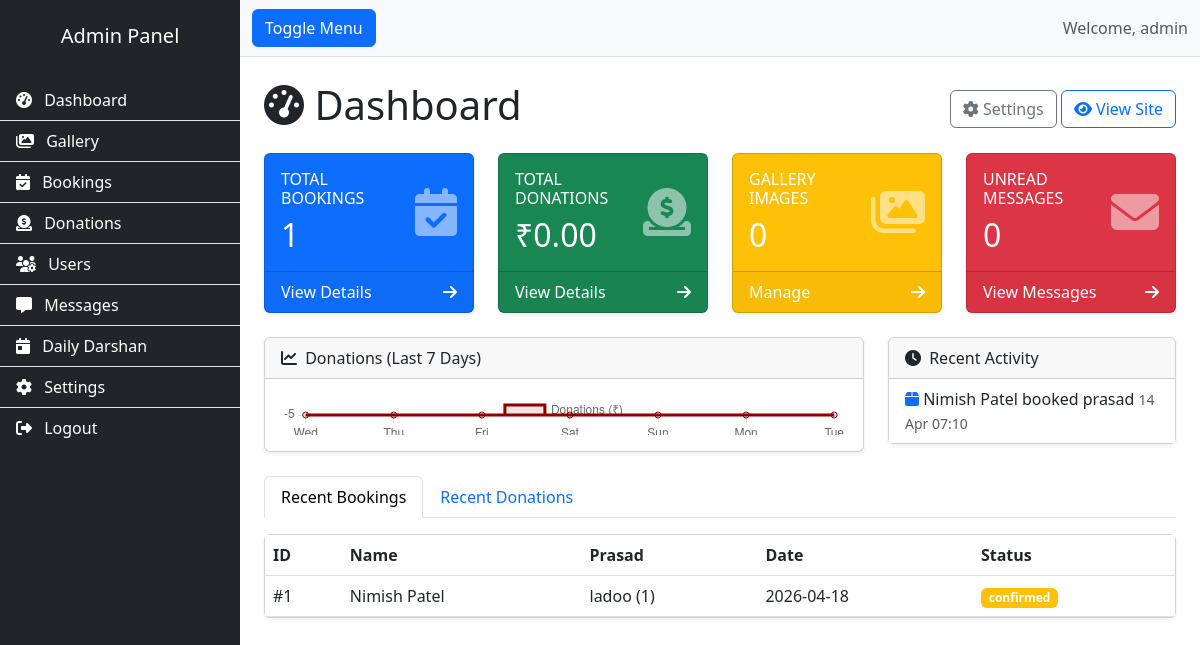
The app's page /admin (signed in), older data.
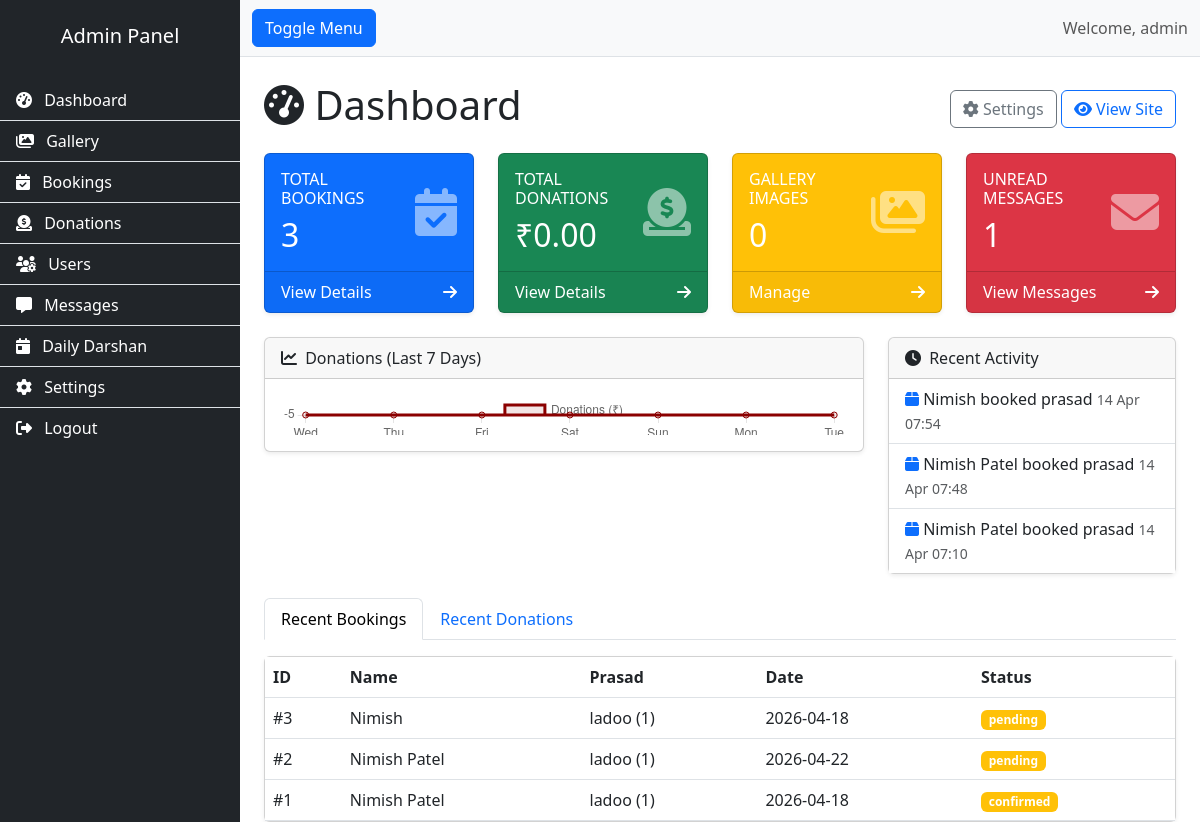
The same page, newer data.
### app.py (models this page shows, shortened)
class User(UserMixin, db.Model):
    id = db.Column(db.Integer, primary_key=True)
    username = db.Column(db.String(80), unique=True, nullable=False)
    email = db.Column(db.String(120), unique=True, nullable=False)
    password_hash = db.Column(db.String(200), nullable=False)
    full_name = db.Column(db.String(100))
    phone = db.Column(db.String(20))
    role = db.Column(db.String(20), default='user')  # 'admin', 'user', 'darshan_manager'
    created_at = db.Column(db.DateTime, default=lambda: datetime.now(timezone.utc))
    bookings = db.relationship('PrasadBooking', backref='user', lazy=True)
    donations = db.relationship('Donation', backref='user', lazy=True)
    @property
    def is_admin(self):
        return self.role == 'admin'

class PrasadBooking(db.Model):
    id = db.Column(db.Integer, primary_key=True)
    user_id = db.Column(db.Integer, db.ForeignKey('user.id'), nullable=True)
    name = db.Column(db.String(100), nullable=False)
    email = db.Column(db.String(120), nullable=False)
    phone = db.Column(db.String(20), nullable=False)
    prasad_type = db.Column(db.String(50), nullable=False)
    quantity = db.Column(db.Integer, default=1)
    booking_date = db.Column(db.Date, nullable=False)
    special_requests = db.Column(db.Text)
    status = db.Column(db.String(20), default='pending')
    created_at = db.Column(db.DateTime, default=lambda: datetime.now(timezone.utc))

### app.py (the view)
@app.route('/admin')
@login_required
def admin_dashboard():
    if current_user.role == 'darshan_manager':
        return redirect(url_for('admin_daily_darshan'))
    if not current_user.is_admin:
        flash('Access denied.', 'danger')
        return redirect(url_for('user_dashboard'))
    context = {
        'bookings_count': PrasadBooking.query.count(),
        'donations_count': Donation.query.count(),
        'donations_total': db.session.query(db.func.sum(Donation.amount)).filter(Donation.status=='completed').scalar() or 0,
        'gallery_count': GalleryImage.query.count(),
        'messages_count': ContactMessage.query.filter_by(is_read=False).count(),
        'recent_bookings': PrasadBooking.query.order_by(PrasadBooking.created_at.desc()).limit(5).all(),
        'recent_donations': Donation.query.order_by(Donation.created_at.desc()).limit(5).all(),
        'recent_messages': ContactMessage.query.order_by(ContactMessage.created_at.desc()).limit(5).all()
    }
    return render_template('admin/dashboard.html', **context)

### app.py (called while the page is built)
@login_manager.user_loader
def load_user(user_id):
    return User.query.get(int(user_id))

@app.context_processor
def inject_globals():
    try:
        settings = SiteSettings.get_settings()
    except:
        settings = None
    return {
        'settings': settings,
        'get_today_darshan': DailyDarshan.get_today_darshan,
        'now': lambda: datetime.now(timezone.utc)
    }

    @staticmethod
    def get_settings():
        settings = SiteSettings.query.first()
        if not settings:
            settings = SiteSettings()
            db.session.add(settings)
            db.session.commit()
        return settings

### templates/admin/dashboard.html (shortened to what this page needs)
{% extends "admin/layout.html" %}
{% block extra_css %}
<link rel="stylesheet" href="https://cdn.datatables.net/1.13.6/css/dataTables.bootstrap5.min.css">
{% endblock %}
{% block content %}
<div class="d-flex justify-content-between align-items-center mt-4">
    <h1><i class="fas fa-tachometer-alt"></i> Dashboard</h1>
    <div>
        <a href="{{ url_for('admin_settings') }}" class="btn btn-outline-secondary"><i class="fas fa-cog"></i> Settings</a>
        <a href="{{ url_for('home') }}" target="_blank" class="btn btn-outline-primary"><i class="fas fa-eye"></i> View Site</a>
    </div>
</div>
<div class="row mt-3">
    <div class="col-xl-3 col-md-6">
        <div class="card bg-primary text-white mb-4 shadow-sm">
            <div class="card-body">
                <div class="d-flex justify-content-between align-items-center">
                    <div>
                        <h6 class="text-uppercase">Total Bookings</h6>
                        <h2 class="mb-0">{{ bookings_count }}</h2>
                    </div>
                    <i class="fas fa-calendar-check fa-3x opacity-50"></i>
                </div>
            </div>
            <div class="card-footer d-flex align-items-center justify-content-between">
                <a href="{{ url_for('admin_bookings') }}" class="text-white text-decoration-none">View Details</a>
                <i class="fas fa-arrow-right text-white"></i>
            </div>
        </div>
    </div>
    <div class="col-xl-3 col-md-6">
        <div class="card bg-success text-white mb-4 shadow-sm">
            <div class="card-body">
                <div class="d-flex justify-content-between align-items-center">
                    <div>
                        <h6 class="text-uppercase">Total Donations</h6>
                        <h2 class="mb-0">₹{{ "%.2f"|format(donations_total) }}</h2>
                    </div>
                    <i class="fas fa-donate fa-3x opacity-50"></i>
                </div>
            </div>
            <div class="card-footer d-flex align-items-center justify-content-between">
                <a href="{{ url_for('admin_donations') }}" class="text-white text-decoration-none">View Details</a>
                <i class="fas fa-arrow-right text-white"></i>
            </div>
        </div>
    </div>
    <div class="col-xl-3 col-md-6">
        <div class="card bg-warning text-white mb-4 shadow-sm">
            <div class="card-body">
                <div class="d-flex justify-content-between align-items-center">
                    <div>
                        <h6 class="text-uppercase">Gallery Images</h6>
                        <h2 class="mb-0">{{ gallery_count }}</h2>
                    </div>
                    <i class="fas fa-images fa-3x opacity-50"></i>
                </div>
            </div>
            <div class="card-footer d-flex align-items-center justify-content-between">
                <a href="{{ url_for('admin_gallery') }}" class="text-white text-decoration-none">Manage</a>
                <i class="fas fa-arrow-right text-white"></i>
            </div>
        </div>
    </div>
    <div class="col-xl-3 col-md-6">
        <div class="card bg-danger text-white mb-4 shadow-sm">
            <div class="card-body">
                <div class="d-flex justify-content-between align-items-center">
                    <div>
                        <h6 class="text-uppercase">Unread Messages</h6>
                        <h2 class="mb-0">{{ messages_count }}</h2>
                    </div>
                    <i class="fas fa-envelope fa-3x opacity-50"></i>
                </div>
            </div>
            <div class="card-footer d-flex align-items-center justify-content-between">
                <a href="{{ url_for('admin_contacts') }}" class="text-white text-decoration-none">View Messages</a>
                <i class="fas fa-arrow-right text-white"></i>
            </div>
        </div>
    </div>
</div>
<div class="row">
    <div class="col-lg-8">
        <div class="card mb-4 shadow-sm">
            <div class="card-header"><i class="fas fa-chart-line me-1"></i> Donations (Last 7 Days)</div>
            <div class="card-body">
                <canvas id="donationChart" width="100%" height="40"></canvas>
            </div>
        </div>
    </div>
    <div class="col-lg-4">
        <div class="card mb-4 shadow-sm">
            <div class="card-header"><i class="fas fa-clock me-1"></i> Recent Activity</div>
            <div class="card-body p-0">
                <div class="list-group list-group-flush">
                    {% for b in recent_bookings[:3] %}
                    <div class="list-group-item"><i class="fas fa-box text-primary"></i> {{ b.name }} booked prasad <small class="text-muted">{{ b.created_at.strftime('%d %b %H:%M') }}</small></div>
                    {% endfor %}
                </div>
            </div>
        </div>
    </div>
</div>
<ul class="nav nav-tabs mb-3">
    <li class="nav-item"><button class="nav-link active" data-bs-toggle="tab" data-bs-target="#recent-bookings">Recent Bookings</button></li>
    <li class="nav-item"><button class="nav-link" data-bs-toggle="tab" data-bs-target="#recent-donations">Recent Donations</button></li>
</ul>
<div class="tab-content">
    <div class="tab-pane fade show active" id="recent-bookings">
        <div class="card shadow-sm">
            <div class="card-body p-0">
                <table class="table table-hover mb-0" id="bookingsTable">
                    <thead><tr><th>ID</th><th>Name</th><th>Prasad</th><th>Date</th><th>Status</th></tr></thead>
                    <tbody>
                        {% for b in recent_bookings %}
                        <tr>
                            <td>#{{ b.id }}</td><td>{{ b.name }}</td><td>{{ b.prasad_type }} ({{ b.quantity }})</td>
                            <td>{{ b.booking_date }}</td>
                            <td><span class="badge bg-{{ 'success' if b.status=='completed' else 'warning' }}">{{ b.status }}</span></td>
                        </tr>
                        {% endfor %}
                    </tbody>
                </table>
            </div>
        </div>
    </div>
</div>
{% endblock %}
{% block extra_js %}
<script>
    // Fetch donation chart data
    fetch('/admin/donation-chart-data')
        .then(response => response.json())
        .then(data => {
            const ctx = document.getElementById('donationChart').getContext('2d');
            new Chart(ctx, {
                type: 'line',
                data: {
                    labels: data.labels,
                    datasets: [{
                        label: 'Donations (₹)',
                        data: data.data,
                        borderColor: '#8B0000',
                        backgroundColor: 'rgba(139, 0, 0, 0.1)',
                        tension: 0.3,
                        fill: true
                    }]
                },
                options: { responsive: true, maintainAspectRatio: false }
            });
        });
    // Initialize DataTable
    $(document).ready(function() {
        $('#bookingsTable').DataTable({ pageLength: 5, lengthChange: false, searching: false });
    });
</script>
{% endblock %}

### templates/admin/layout.html (shortened to what this page needs)
<!DOCTYPE html>
<html lang="en">
<head>
    <link href="https://cdn.jsdelivr.net/npm/bootstrap@5.3.0/dist/css/bootstrap.min.css" rel="stylesheet">
    <link rel="stylesheet" href="https://cdnjs.cloudflare.com/ajax/libs/font-awesome/6.4.0/css/all.min.css">
    <link rel="stylesheet" href="{{ url_for('static', filename='css/admin.css') }}">
    {% block extra_css %}{% endblock %}
</head>
<body>
    <div class="d-flex" id="wrapper">
        <div class="bg-dark text-white" id="sidebar-wrapper">
            <div class="sidebar-heading text-center py-4">
                <h5>Admin Panel</h5>
            </div>
            <div class="list-group list-group-flush">
    {% if current_user.role == 'admin' %}
        <a href="{{ url_for('admin_dashboard') }}" class="list-group-item list-group-item-action bg-dark text-white"><i class="fas fa-tachometer-alt me-2"></i> Dashboard</a>
        <a href="{{ url_for('admin_gallery') }}" class="list-group-item list-group-item-action bg-dark text-white"><i class="fas fa-images me-2"></i> Gallery</a>
        <a href="{{ url_for('admin_bookings') }}" class="list-group-item list-group-item-action bg-dark text-white"><i class="fas fa-calendar-check me-2"></i> Bookings</a>
        <a href="{{ url_for('admin_donations') }}" class="list-group-item list-group-item-action bg-dark text-white"><i class="fas fa-donate me-2"></i> Donations</a>
        <a href="{{ url_for('admin_users') }}" class="list-group-item list-group-item-action bg-dark text-white"><i class="fas fa-users-cog me-2"></i> Users</a>
        <a href="{{ url_for('admin_contacts') }}" class="list-group-item list-group-item-action bg-dark text-white"><i class="fas fa-message me-2"></i> Messages</a>
        <a href="{{ url_for('admin_daily_darshan') }}" class="list-group-item list-group-item-action bg-dark text-white"><i class="fas fa-calendar-day me-2"></i> Daily Darshan</a>
        <a href="{{ url_for('admin_settings') }}" class="list-group-item list-group-item-action bg-dark text-white"><i class="fas fa-cog me-2"></i> Settings</a>
        <a href="{{ url_for('logout') }}" class="list-group-item list-group-item-action bg-dark text-white"><i class="fas fa-sign-out-alt me-2"></i> Logout</a>
    {% else %}
        <a href="{{ url_for('logout') }}" class="list-group-item list-group-item-action bg-dark text-white"><i class="fas fa-sign-out-alt me-2"></i> Logout</a>
    {% endif %}
</div>
        </div>
        <div id="page-content-wrapper">
            <nav class="navbar navbar-expand-lg navbar-light bg-light border-bottom">
                <div class="container-fluid">
                    <button class="btn btn-primary" id="menu-toggle">Toggle Menu</button>
                    <span class="navbar-text ms-auto">
                        Welcome, {{ current_user.username }}
                    </span>
                </div>
            </nav>
            <div class="container-fluid px-4">
                {% block content %}{% endblock %}
            </div>
        </div>
    </div>
    {% block extra_js %}{% endblock %}
</body>
</html>

### static/css/admin.css (style rules this page uses)
#wrapper { overflow-x: hidden; }
#sidebar-wrapper { min-height: 100vh; margin-left: -15rem; transition: margin 0.25s ease-out; }
#sidebar-wrapper .sidebar-heading { padding: 0.875rem 1.25rem; font-size: 1.2rem; }
#sidebar-wrapper .list-group { width: 15rem; }
#page-content-wrapper { min-width: 100vw; }
@media (min-width: 768px) { #sidebar-wrapper { margin-left: 0; } }
@media (min-width: 768px) { #page-content-wrapper { min-width: 0; width: 100%; } }

Row changes from the older to the newer data that the page shows:
added PrasadBooking: name "Nimish", created_at "14 Apr 07:54", id "3", prasad_type "ladoo", quantity "1", booking_date "2026-04-18", status "pending"
added PrasadBooking: name "Nimish Patel", created_at "14 Apr 07:48", id "2", prasad_type "ladoo", quantity "1", booking_date "2026-04-22", status "pending"
Text that changed along with them:
{{ bookings_count }}: "1" → "3"
{{ messages_count }}: "0" → "1"
